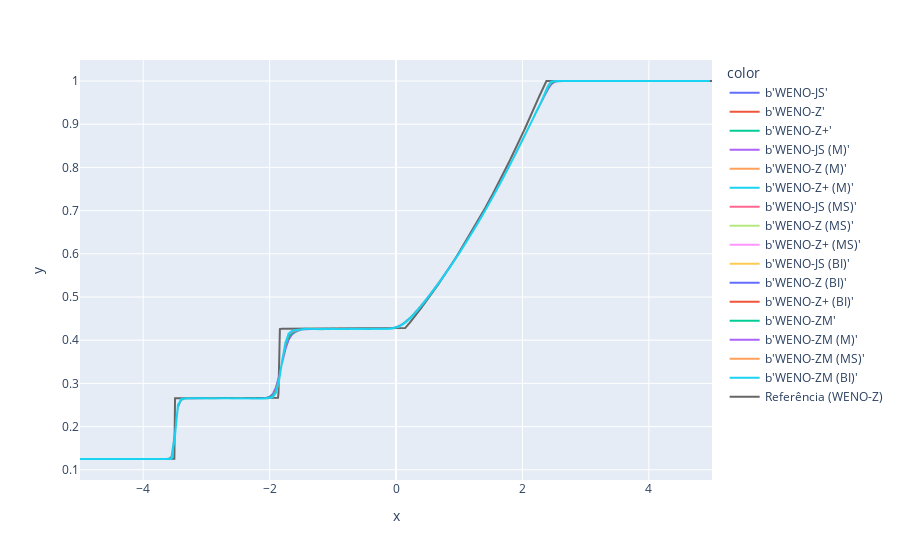

Here is the notebook cell this chart was saved with:
### Code cell
fig = ply_exp.line(
    data_frame = df    ,
    x          = x     ,
    y          = y     ,
    color      = label
)

# print(tf.range(interval[0], interval[1], Δx_ref, dtype=float_pres))

fig.add_trace(
    ply_go.Scatter(
        x    = tf.range(interval[0], interval[1], Δx_ref, dtype=float_pres),
        y    = u_ref[0],
        mode = "lines"                                           ,
        line = ply_go.scatter.Line(color="#666666")              ,
        name = "Referência (WENO-Z)"
    )
)
fig.show()

### Figure 1 — Plotly figure (JSON) as saved in the notebook; plotly's stock layout.template omitted (floating-point values rounded to 4 significant figures; data arrays with more than 128 entries replaced by an {"elided": "..."} marker saying what was removed)
{"data": [{"hovertemplate": "color=b'WENO-JS'<br>x=%{x}<br>y=%{y}<extra></extra>", "legendgroup": "b'WENO-JS'", "line": {"color": "#636efa", "dash": "solid"}, "mode": "lines", "name": "b'WENO-JS'", "showlegend": true, "type": "scattergl", "x": {"elided": "200 float values"}, "xaxis": "x", "y": {"elided": "200 float values"}, "yaxis": "y"}, {"hovertemplate": "color=b'WENO-Z'<br>x=%{x}<br>y=%{y}<extra></extra>", "legendgroup": "b'WENO-Z'", "line": {"color": "#EF553B", "dash": "solid"}, "mode": "lines", "name": "b'WENO-Z'", "showlegend": true, "type": "scattergl", "x": {"elided": "200 float values"}, "xaxis": "x", "y": {"elided": "200 float values"}, "yaxis": "y"}, {"hovertemplate": "color=b'WENO-Z+'<br>x=%{x}<br>y=%{y}<extra></extra>", "legendgroup": "b'WENO-Z+'", "line": {"color": "#00cc96", "dash": "solid"}, "mode": "lines", "name": "b'WENO-Z+'", "showlegend": true, "type": "scattergl", "x": {"elided": "200 float values"}, "xaxis": "x", "y": {"elided": "200 float values"}, "yaxis": "y"}, {"hovertemplate": "color=b'WENO-JS (M)'<br>x=%{x}<br>y=%{y}<extra></extra>", "legendgroup": "b'WENO-JS (M)'", "line": {"color": "#ab63fa", "dash": "solid"}, "mode": "lines", "name": "b'WENO-JS (M)'", "showlegend": true, "type": "scattergl", "x": {"elided": "200 float values"}, "xaxis": "x", "y": {"elided": "200 float values"}, "yaxis": "y"}, {"hovertemplate": "color=b'WENO-Z (M)'<br>x=%{x}<br>y=%{y}<extra></extra>", "legendgroup": "b'WENO-Z (M)'", "line": {"color": "#FFA15A", "dash": "solid"}, "mode": "lines", "name": "b'WENO-Z (M)'", "showlegend": true, "type": "scattergl", "x": {"elided": "200 float values"}, "xaxis": "x", "y": {"elided": "200 float values"}, "yaxis": "y"}, {"hovertemplate": "color=b'WENO-Z+ (M)'<br>x=%{x}<br>y=%{y}<extra></extra>", "legendgroup": "b'WENO-Z+ (M)'", "line": {"color": "#19d3f3", "dash": "solid"}, "mode": "lines", "name": "b'WENO-Z+ (M)'", "showlegend": true, "type": "scattergl", "x": {"elided": "200 float values"}, "xaxis": "x", "y": {"elided": "200 float values"}, "yaxis": "y"}, {"hovertemplate": "color=b'WENO-JS (MS)'<br>x=%{x}<br>y=%{y}<extra></extra>", "legendgroup": "b'WENO-JS (MS)'", "line": {"color": "#FF6692", "dash": "solid"}, "mode": "lines", "name": "b'WENO-JS (MS)'", "showlegend": true, "type": "scattergl", "x": {"elided": "200 float values"}, "xaxis": "x", "y": {"elided": "200 float values"}, "yaxis": "y"}, {"hovertemplate": "color=b'WENO-Z (MS)'<br>x=%{x}<br>y=%{y}<extra></extra>", "legendgroup": "b'WENO-Z (MS)'", "line": {"color": "#B6E880", "dash": "solid"}, "mode": "lines", "name": "b'WENO-Z (MS)'", "showlegend": true, "type": "scattergl", "x": {"elided": "200 float values"}, "xaxis": "x", "y": {"elided": "200 float values"}, "yaxis": "y"}, {"hovertemplate": "color=b'WENO-Z+ (MS)'<br>x=%{x}<br>y=%{y}<extra></extra>", "legendgroup": "b'WENO-Z+ (MS)'", "line": {"color": "#FF97FF", "dash": "solid"}, "mode": "lines", "name": "b'WENO-Z+ (MS)'", "showlegend": true, "type": "scattergl", "x": {"elided": "200 float values"}, "xaxis": "x", "y": {"elided": "200 float values"}, "yaxis": "y"}, {"hovertemplate": "color=b'WENO-JS (BI)'<br>x=%{x}<br>y=%{y}<extra></extra>", "legendgroup": "b'WENO-JS (BI)'", "line": {"color": "#FECB52", "dash": "solid"}, "mode": "lines", "name": "b'WENO-JS (BI)'", "showlegend": true, "type": "scattergl", "x": {"elided": "200 float values"}, "xaxis": "x", "y": {"elided": "200 float values"}, "yaxis": "y"}, {"hovertemplate": "color=b'WENO-Z (BI)'<br>x=%{x}<br>y=%{y}<extra></extra>", "legendgroup": "b'WENO-Z (BI)'", "line": {"color": "#636efa", "dash": "solid"}, "mode": "lines", "name": "b'WENO-Z (BI)'", "showlegend": true, "type": "scattergl", "x": {"elided": "200 float values"}, "xaxis": "x", "y": {"elided": "200 float values"}, "yaxis": "y"}, {"hovertemplate": "color=b'WENO-Z+ (BI)'<br>x=%{x}<br>y=%{y}<extra></extra>", "legendgroup": "b'WENO-Z+ (BI)'", "line": {"color": "#EF553B", "dash": "solid"}, "mode": "lines", "name": "b'WENO-Z+ (BI)'", "showlegend": true, "type": "scattergl", "x": {"elided": "200 float values"}, "xaxis": "x", "y": {"elided": "200 float values"}, "yaxis": "y"}, {"hovertemplate": "color=b'WENO-ZM'<br>x=%{x}<br>y=%{y}<extra></extra>", "legendgroup": "b'WENO-ZM'", "line": {"color": "#00cc96", "dash": "solid"}, "mode": "lines", "name": "b'WENO-ZM'", "showlegend": true, "type": "scattergl", "x": {"elided": "200 float values"}, "xaxis": "x", "y": {"elided": "200 float values"}, "yaxis": "y"}, {"hovertemplate": "color=b'WENO-ZM (M)'<br>x=%{x}<br>y=%{y}<extra></extra>", "legendgroup": "b'WENO-ZM (M)'", "line": {"color": "#ab63fa", "dash": "solid"}, "mode": "lines", "name": "b'WENO-ZM (M)'", "showlegend": true, "type": "scattergl", "x": {"elided": "200 float values"}, "xaxis": "x", "y": {"elided": "200 float values"}, "yaxis": "y"}, {"hovertemplate": "color=b'WENO-ZM (MS)'<br>x=%{x}<br>y=%{y}<extra></extra>", "legendgroup": "b'WENO-ZM (MS)'", "line": {"color": "#FFA15A", "dash": "solid"}, "mode": "lines", "name": "b'WENO-ZM (MS)'", "showlegend": true, "type": "scattergl", "x": {"elided": "200 float values"}, "xaxis": "x", "y": {"elided": "200 float values"}, "yaxis": "y"}, {"hovertemplate": "color=b'WENO-ZM (BI)'<br>x=%{x}<br>y=%{y}<extra></extra>", "legendgroup": "b'WENO-ZM (BI)'", "line": {"color": "#19d3f3", "dash": "solid"}, "mode": "lines", "name": "b'WENO-ZM (BI)'", "showlegend": true, "type": "scattergl", "x": {"elided": "200 float values"}, "xaxis": "x", "y": {"elided": "200 float values"}, "yaxis": "y"}, {"line": {"color": "#666666"}, "mode": "lines", "name": "Referência (WENO-Z)", "type": "scatter", "x": {"elided": "8000 float values"}, "y": {"elided": "8000 float values"}}], "layout": {"legend": {"title": {"text": "color"}, "tracegroupgap": 0}, "margin": {"t": 60}, "xaxis": {"anchor": "y", "domain": [0, 1], "title": {"text": "x"}}, "yaxis": {"anchor": "x", "domain": [0, 1], "title": {"text": "y"}}}}
